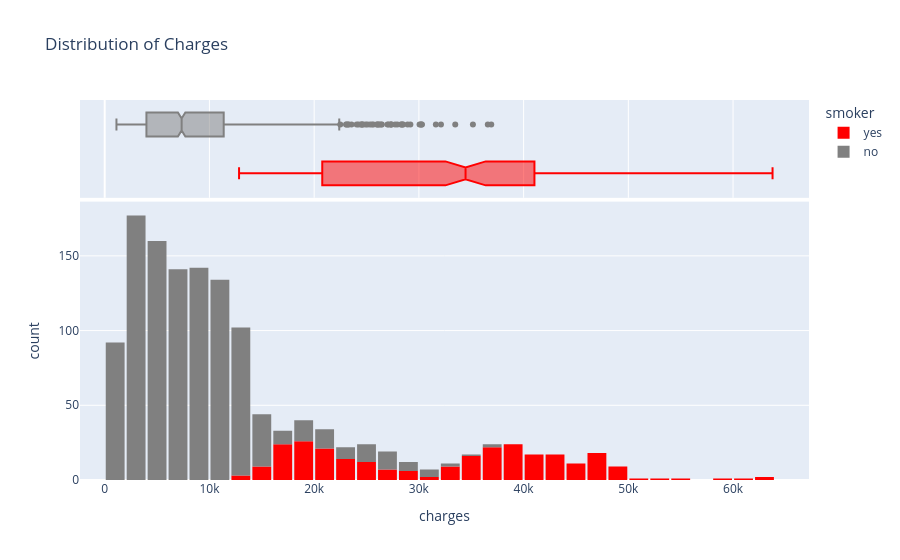

The notebook cell this image was saved under:
### Markdown cell above
Compare charge distribution by smoker status.

### Code cell
fig = px.histogram(medical_df, 
                   x='charges',
                   marginal='box',
                   color='smoker',
                   color_discrete_sequence=['red','grey'],
                   title='Distribution of Charges')
fig.update_layout(bargap=0.1)
fig.show()

### Figure 1 — Plotly figure (JSON) as saved in the notebook; plotly's stock layout.template omitted (floating-point values rounded to 4 significant figures; data arrays with more than 128 entries replaced by an {"elided": "..."} marker saying what was removed)
{"data": [{"bingroup": "x", "hovertemplate": "smoker=yes<br>charges=%{x}<br>count=%{y}<extra></extra>", "legendgroup": "yes", "marker": {"color": "red", "pattern": {"shape": ""}}, "name": "yes", "orientation": "v", "showlegend": true, "type": "histogram", "x": {"elided": "274 float values"}, "xaxis": "x", "yaxis": "y"}, {"hovertemplate": "smoker=yes<br>charges=%{x}<extra></extra>", "legendgroup": "yes", "marker": {"color": "red"}, "name": "yes", "notched": true, "showlegend": false, "type": "box", "x": {"elided": "274 float values"}, "xaxis": "x2", "yaxis": "y2"}, {"bingroup": "x", "hovertemplate": "smoker=no<br>charges=%{x}<br>count=%{y}<extra></extra>", "legendgroup": "no", "marker": {"color": "grey", "pattern": {"shape": ""}}, "name": "no", "orientation": "v", "showlegend": true, "type": "histogram", "x": {"elided": "1064 float values"}, "xaxis": "x", "yaxis": "y"}, {"hovertemplate": "smoker=no<br>charges=%{x}<extra></extra>", "legendgroup": "no", "marker": {"color": "grey"}, "name": "no", "notched": true, "showlegend": false, "type": "box", "x": {"elided": "1064 float values"}, "xaxis": "x2", "yaxis": "y2"}], "layout": {"bargap": 0.1, "barmode": "relative", "legend": {"title": {"text": "smoker"}, "tracegroupgap": 0}, "title": {"text": "Distribution of Charges"}, "xaxis": {"anchor": "y", "domain": [0, 1], "title": {"text": "charges"}}, "xaxis2": {"anchor": "y2", "domain": [0, 1], "matches": "x", "showgrid": true, "showticklabels": false}, "yaxis": {"anchor": "x", "domain": [0, 0.7326], "title": {"text": "count"}}, "yaxis2": {"anchor": "x2", "domain": [0.7426, 1], "matches": "y2", "showgrid": false, "showline": false, "showticklabels": false, "ticks": ""}}}
